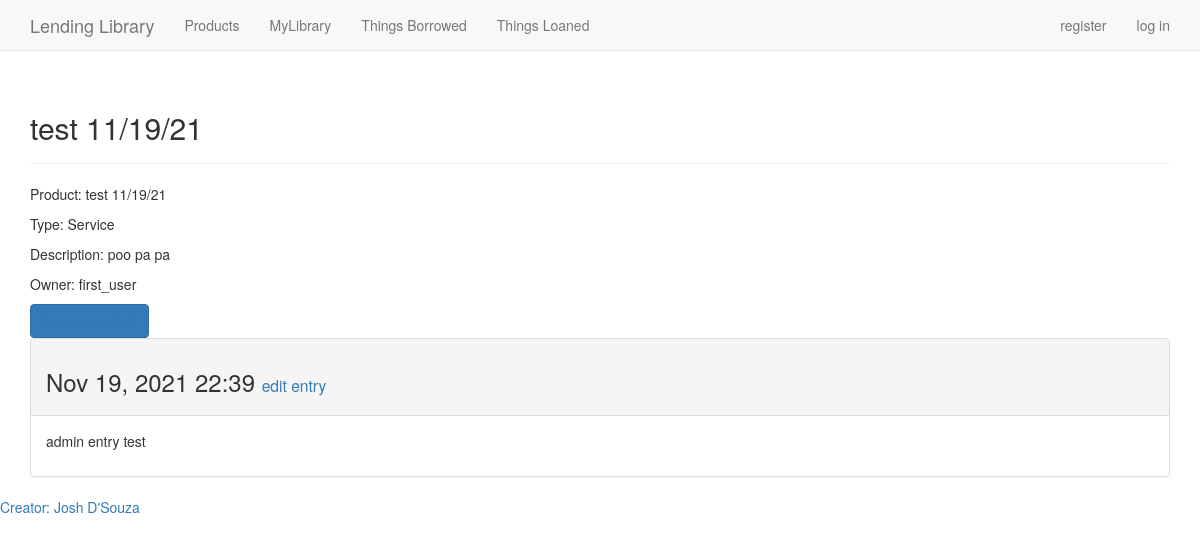
The page /products/26/ on the database its author committed.
### products/models.py (models this page shows, shortened)
class Product(models.Model):
	text = models.CharField(max_length=200)
	date_added = models.DateTimeField(auto_now_add=True)
	PRODUCT_TYPE_CHOICES = [
		('Book', 'Book'),
		('Tool', 'Tool'),
		('Service', 'Service'),
	]
	product_type = models.CharField(
		max_length=20,
		choices=PRODUCT_TYPE_CHOICES,
		default='Book',
		)
	description = models.TextField(default='')
	owner = models.ForeignKey(User, on_delete=models.CASCADE)
	def __str__(self):
		return self.text

class Entry(models.Model):
	product = models.ForeignKey(Product, on_delete=models.CASCADE)
	text = models.TextField()
	date_added = models.DateTimeField(auto_now_add=True)
	class Meta:
		verbose_name_plural = 'entries'

### products/views.py (the view)
# urls.py: path('products/<int:product_id>/', views.product, name='product'),
def product(request, product_id):
	product = Product.objects.get(id=product_id)
	entries = product.entry_set.order_by('-date_added')
	context = {'product': product, 'entries': entries}
	return render(request, 'products/product.html', context)

### products/templates/products/product.html
{% extends 'products/base.html' %}
{% load bootstrap3 %}
{% block header %}
  <h2>{{ product }}</h2>
{% endblock header %}
{% block content %}
  <p>Product: {{ product }}</p>
  <p>Type: {{ product.product_type }}</p>
  <p>Description: {{product.description }}</p>
  <p>Owner: {{product.owner }}</p>
  {% buttons %}
    <button name="submit" class="btn btn-primary"><a href="{% url 'products:borrow_product' product.id %}">borrow product</a></button>
  {% endbuttons %}
  {% for entry in entries %}
    <div class="panel panel-default">
      <div class="panel-heading">
        <h3>
          {{ entry.date_added|date:'M d, Y H:i'}}
          <small>
            <a href="https://www.google.com">edit entry</a>
          </small>
        </h3>
      </div>
      <div class="panel-body">
        {{ entry.text|linebreaks }}
      </div>
    </div>
  {% empty %}
    	There are no entries for this product yet.
  {% endfor %}
{% endblock content %}

### rows shown on the page
Product: text "test 11/19/21", product_type "Service", description "poo pa pa", owner "first_user"
Entry: date_added "Nov 19, 2021 22:39", text "admin entry test"
